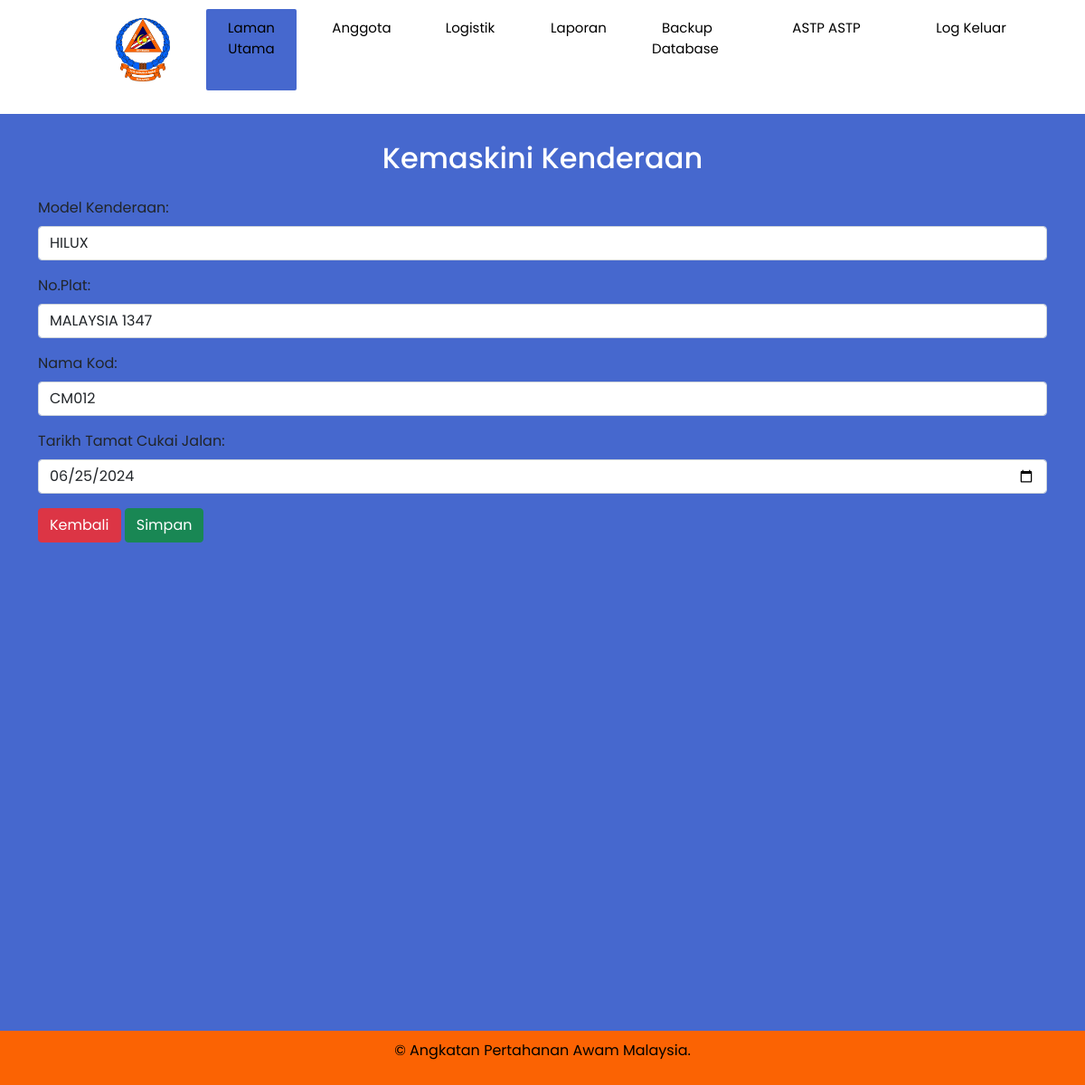
Screenshot of /astp/edit_car.php?car_id=3 with the database file from the repository.
### tables this page shows
CREATE TABLE `transportation` (
  `car_id` int NOT NULL AUTO_INCREMENT,
  `car_name` varchar(45) DEFAULT NULL,
  `code_name` varchar(45) DEFAULT NULL,
  `roadtax_expirydate` date DEFAULT NULL,
  `category` varchar(45) DEFAULT NULL,
  `no_plate` varchar(45) DEFAULT NULL,
  `astp_id` varchar(45) DEFAULT NULL,
  PRIMARY KEY (`car_id`),
  UNIQUE KEY `code_name_UNIQUE` (`code_name`),
  UNIQUE KEY `no_plate_UNIQUE` (`no_plate`),
  KEY `astp_id_idx` (`astp_id`),
  CONSTRAINT `astp_id` FOREIGN KEY (`astp_id`) REFERENCES `astp` (`astp_id`)
);

### astp/edit_car.php (the view, shortened to what this page needs)
<?php
include 'connection.php';
include 'header_astp.php';
$car_id = $_GET['car_id'];
$sql = "SELECT car_id, car_name,no_plate, code_name, roadtax_expirydate FROM transportation WHERE car_id = ?";
$stmt = $conn->prepare($sql);
$stmt->bind_param("i", $car_id);
$stmt->execute();
$result = $stmt->get_result();
if ($result->num_rows > 0) {
    $row = $result->fetch_assoc();
} else {
    echo "No record found";
    exit;
}
?>
<!DOCTYPE html>
<html>
<head>
    <link href="https://cdn.jsdelivr.net/npm/remixicon@3.6.0/fonts/remixicon.css" rel="stylesheet">
    <link href="https://cdn.jsdelivr.net/npm/bootstrap@5.1.3/dist/css/bootstrap.min.css" rel="stylesheet">
    <link href="styles.css" rel="stylesheet">
</head>
<body>
<div class="container">
    <div class="row">
        <div class="col">
            <h2 class="text-center text-white mb-4">Kemaskini Kenderaan</h2>
            <form action="update_car.php" method="post">
                <div class="mb-3">
                    <label for="car_name" class="form-label">Model Kenderaan:</label>
                    <input type="text" class="form-control" id="car_name" name="car_name" value="<?php echo htmlspecialchars($row['car_name']); ?>" required>
                </div>
                <div class="mb-3">
                    <label for="no_plate" class="form-label">No.Plat:</label>
                    <input type="text" class="form-control" id="no_plate" name="no_plate" value="<?php echo htmlspecialchars($row['no_plate']); ?>" required>
                </div>
                <div class="mb-3">
                    <label for="code_name" class="form-label">Nama Kod:</label>
                    <input type="text" class="form-control" id="code_name" name="code_name" value="<?php echo htmlspecialchars($row['code_name']); ?>" required>
                </div>
                <div class="mb-3">
                    <label for="roadtax_expirydate" class="form-label">Tarikh Tamat Cukai Jalan:</label>
                    <input type="date" class="form-control" id="roadtax_expirydate" name="roadtax_expirydate" value="<?php echo htmlspecialchars($row['roadtax_expirydate']); ?>" required>
                </div>
                <a href="view_car.php?id=<?php echo htmlspecialchars($row['car_id']); ?>" class="btn btn-danger">Kembali</a>
                <button type="submit" class="btn btn-success" name="submit">Simpan</button>
            </form>
        </div>
    </div>
</div>
</body>
</html>

### astp/styles.css (style rules this page uses)
body { background-color: #4668CE; padding-bottom: 600px; }
* { padding: 0; margin: 0; box-sizing: border-box; font-family: 'Poppins', sans-serif; }
.container { margin-top: 30px; }

### rows the page displays
transportation: car_name "HILUX", no_plate "MALAYSIA 1347", code_name "CM012", roadtax_expirydate "06/25/2024"

### other values shown
$_SESSION['name'] "ASTP"
